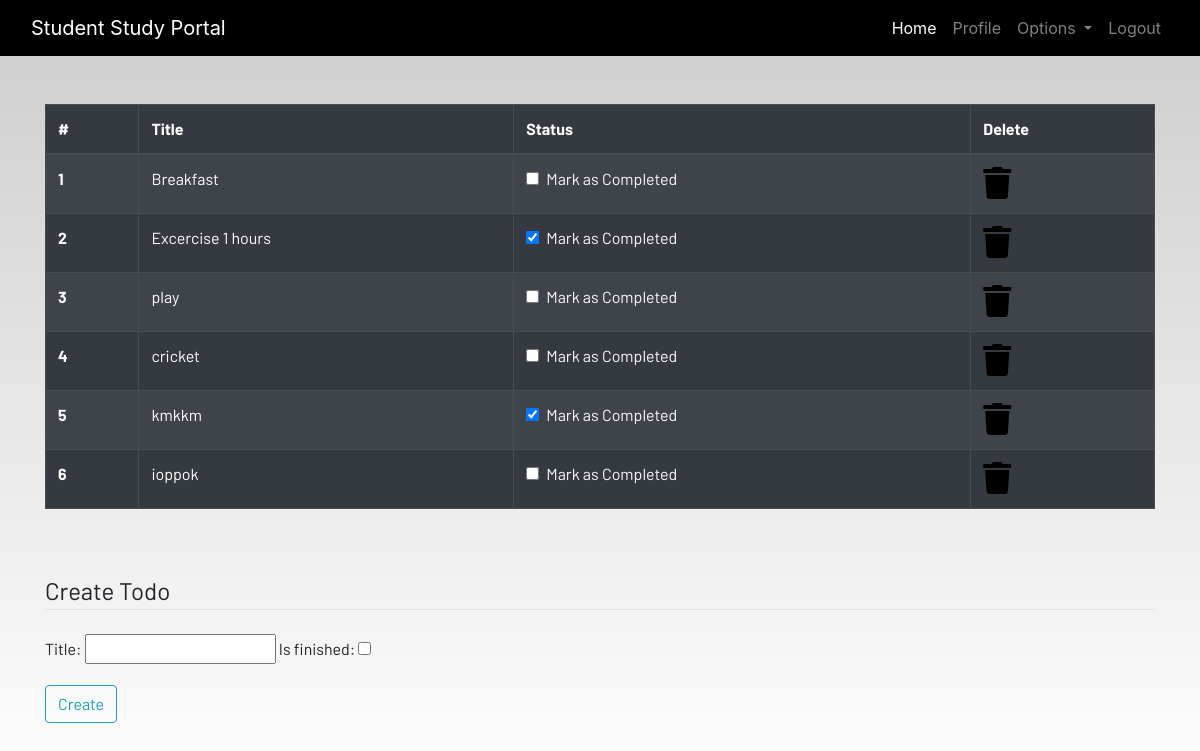
The app's page /todo (signed in) with its own data.
### dashboard/models.py (models this page shows, shortened)
class Todo(models.Model):
    user = models.ForeignKey(User,on_delete=models.CASCADE)
    title = models.CharField(max_length=100)
    is_finished = models.BooleanField(default=False)

### dashboard/views.py (the view)
# urls.py: path('todo',views.todo,name='todo'),
@login_required
def todo(request):
    if request.method == 'POST':
        form = TodoForm(request.POST)
        if form.is_valid():
            try:
                finished = request.POST["is_finished"]
                if finished == 'on':
                    finished = True
                else:
                    finished = False
            except:
                finished = False
            todos = Todo(
                user=request.user,
                title=request.POST['title'],
                is_finished=finished
            )
            todos.save()
            messages.success(request, f"Todo Added from {request.user.username}!!!")
            return HttpResponseRedirect('/todo')
    else:
        form = TodoForm()
        todo = Todo.objects.filter(user=request.user)
        if len(todo) == 0:
            todos_done = True
        else:
            todos_done = False
        context = {
            'form': form,
            'todos': todo,
            'todos_done': todos_done
        }
        return render(request, "dashboard/todo.html", context)

### dashboard/forms.py
class TodoForm(forms.ModelForm):
    class Meta:
        model =Todo
        fields =['title','is_finished']

### dashboard/templates/dashboard/todo.html (shortened to what this page needs)
{% extends 'dashboard/base.html' %}
{% load static %}
{% block content %}
<div class="container">
   {% if not todos_done %}
     <table class="table table-striped table-bordered table-hover table-dark">
        <thead>
            <tr>
                <th scope="col">#</th>
                <th scope="col">Title</th>
                <th scope="col">Status</th>
                <th scope="col">Delete</th>
            </tr>
        </thead>
        <tbody>
            {% for todo in todos %}
            <tr>
                <th scope="row">{{forloop.counter}}</th>
                <td>{{todo.title}}</td>
                <td>
                    <a href="{% url 'update-todo' todo.id %}">
                        <div class="form-check">
                            {% if todo.is_finished == True %}
                             <input class="form-check-input" type="checkbox" value="" checked>
                            {% else %}
                            <input class="form-check-input" type="checkbox" value="" >
                            {% endif %}
                            <label class="form-check-label text-light" for="flexCheckDefault">
                                Mark as Completed
                            </label>
                        </div>
                    </a>
                </td>
                 <td><a href="{% url 'delete-todo' todo.id %}"><i class="fa fa-trash fa-2x"></i></a></td>
            </tr>
            {% endfor %}
        </tbody>
    </table>
    {% else %}
    <h4>All tasks have been done!! create to add more</h4>
    {% endif %}
</div><br><br>
<div class="container">
    <form method="POST">
        <fieldset class="form-group">
            <legend class="border-bottom mb-4">Create Todo</legend>
            {{ form }}
        </fieldset>
        <div class="form-group">
            <button href="" class="btn btn-outline-info" type="submit">
                Create
            </button>
        </div>
    </form>
</div>
{% endblock content %}

### static/css/main.css (style rules this page uses)
html { scroll-behavior: smooth; height: 100%; width: 100%; }
a { text-decoration: none !important; color: black; }
html, body { max-width: 100%; overflow-x: hidden; height: 100%; width: 100%; }
body { background: linear-gradient(rgba(0, 0, 0, 0.2), rgba(255, 255, 255, 0.5)); overflow-x: hidden; background-repeat: no-repeat; }
.fa { color: black; }

### records on screen
Todo: title "Breakfast"
Todo: title "Excercise 1 hours"
Todo: title "play"
Todo: title "cricket"
Todo: title "kmkkm"
Todo: title "ioppok"
